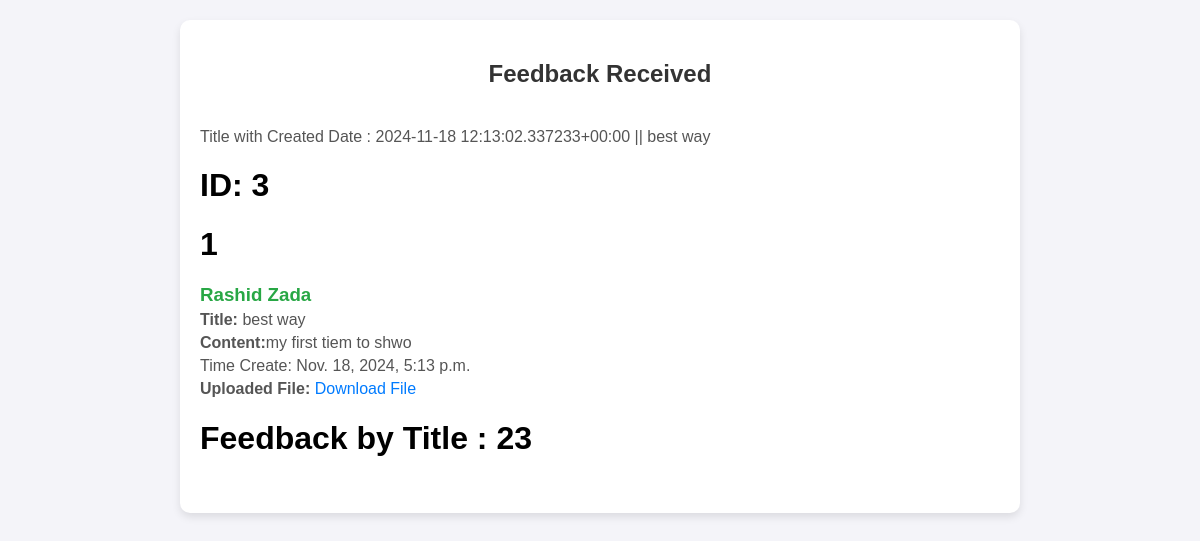
Page /display_feed_back/ on the earlier database version.
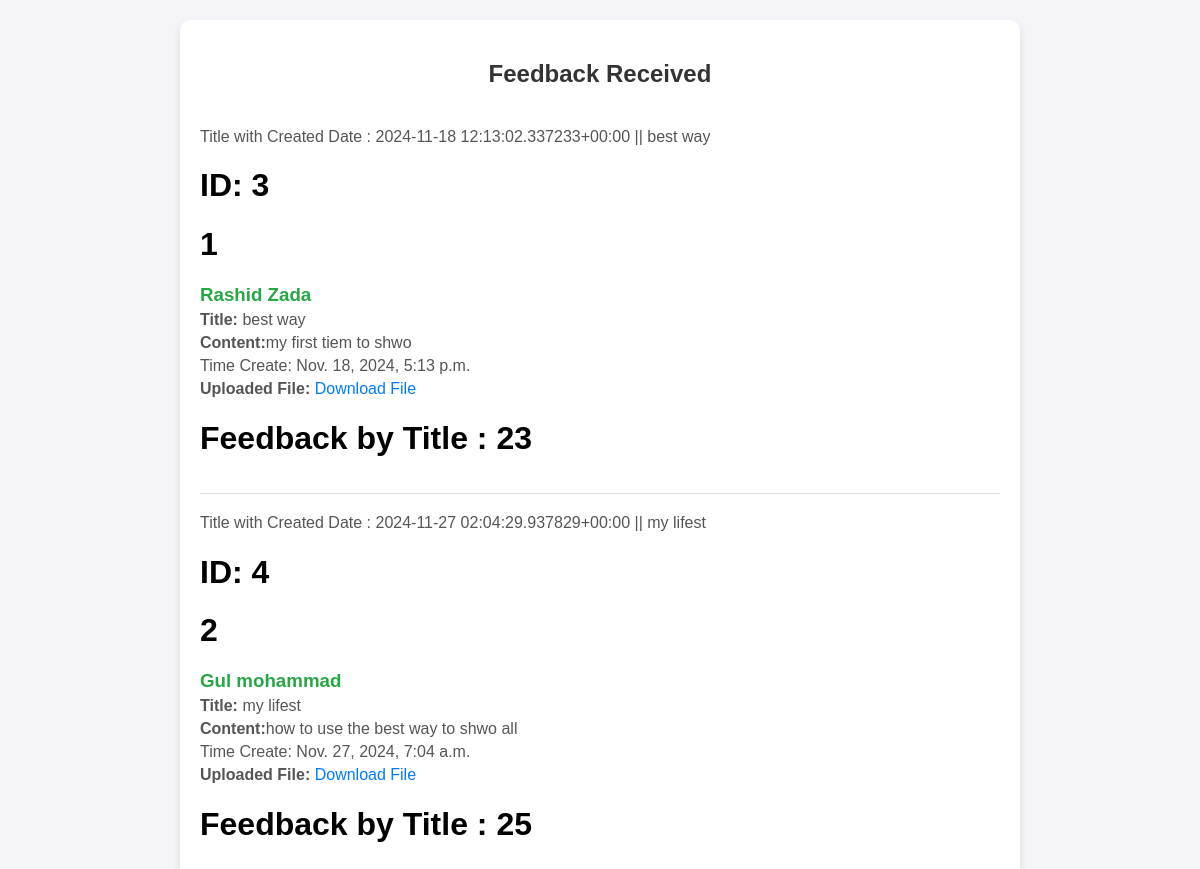
Same page on the later database version.
### app/models.py (models this page shows, shortened)
class FeedBack(models.Model):
    name = models.CharField(max_length=233)
    title = models.CharField(max_length=233)
    content = models.TextField()
    data_file  = models.FileField(upload_to='feedback_files/',blank=True)
    created_at =  models.DateTimeField(auto_now_add=True)
    response = models.TextField(blank=True)
    @property
    def showdateinfo(self):
        return f'{self.created_at} || {self.title}'
    @property
    def name_title(self):
        return f'{self.title} by {self.name}'

### app/views.py (the view)
# urls.py: path('display_feed_back/',views.display_feed_back,name='display_feed_back'),
def display_feed_back(request):
    feedback = models.FeedBack.objects.all()
    context = {
        'feedbacks':feedback
    }
    return render(request,'display_feed_back.html',context)

### templates/display_feed_back.html (shortened to what this page needs)
<!DOCTYPE html>
<html lang="en">
<head>
</head>
<body>
    <div class="feedback-list">
        <h2>Feedback Received</h2>
        {% if feedbacks %}
        {% for feedback in feedbacks %}
        <div class="feedback-item">
            <p>Title with Created Date : {{feedback.showdateinfo}}</p>
            <h1>ID: {{feedback.id}}</h1>
            <h1>{{forloop.counter}}</h1>
            <h3>{{feedback.name}}</h3>
            <p><strong>Title:</strong> {{feedback.title}}</p>
            <p><strong>Content:</strong>{{feedback.content}}</p>
            <p>Time Create: {{feedback.created_at}}</p>
            <p><strong>Uploaded File:</strong>
                {% if feedback.data_file %}
                <a href="{{feedback.data_file.url}}" target="_blank">Download File</a>
                {%endif%}
            </p>
            <h1>Feedback by Title : {{feedback.name_title|length}}</h1>
        </div>
        {%endfor%}
        {%else%}
        <p>No feed back yet Received</p>
        {%endif%}
    </div>
</body>
</html>

Differences in the rows shown:
added FeedBack: showdateinfo "2024-11-27 02:04:29.937829+00:00 || my lifest", id "4", name "Gul mohammad", title "my lifest", content "how to use the best way to shwo all", created_at "Nov. 27, 2024, 7:04 a.m.", name_title|length "25"
